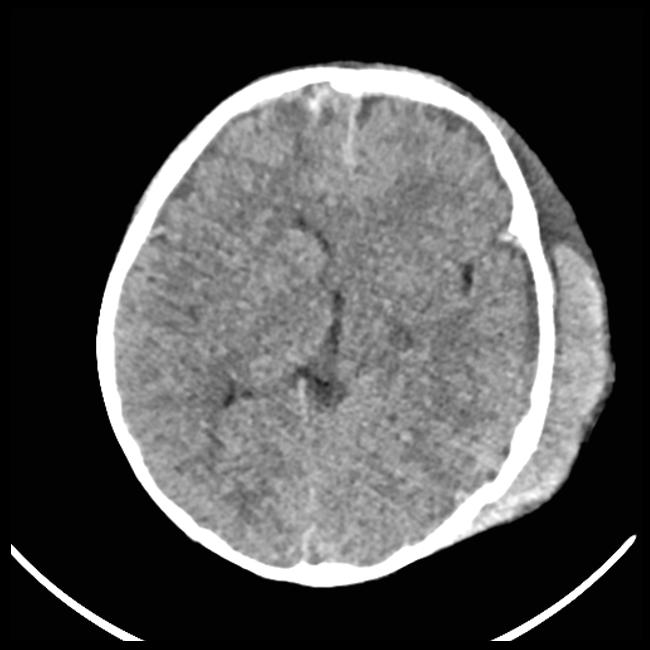
#> input picture archive(1)/computed-tomography-images-for-intracranial-hemorrhage-detection-and-segmentation-1.0.0/Patients_CT/050/brain/14.jpg, 650 x 650 px, found by its file name
$ python TumorAVC.py
#> lines starting #> are read from the running program, lines starting #| are printed output that depends on the picture; after the words box and inside, x2 and y2 are one past the last pixel; in counts of white or black regions, pixels touching at a corner belong together
#> further down, image is the input picture: shape (650, 650, 3); min 0, max 255, mean 79.2
import cv2
import numpy as np
from matplotlib import pyplot as plt


# Kmeans color segmentation
def kmeans_color_quantization(image, clusters=8, rounds=1):
#> called with clusters = 4, rounds = 1
    h, w = image.shape[:2]
#> h = 650; w = 650
    samples = np.zeros([h*w,3], dtype=np.float32)
    count = 0

    for x in range(h):
        for y in range(w):
            samples[count] = image[x][y]
            count += 1
#> after the loop, count = 422500

    compactness, labels, centers = cv2.kmeans(samples,
            clusters,
            None,
            (cv2.TERM_CRITERIA_EPS + cv2.TERM_CRITERIA_MAX_ITER, 10000, 0.0001),
            rounds,
            cv2.KMEANS_RANDOM_CENTERS)
#> compactness = 137276583.9; centers = [[157.9, 157.9, 157.9], [248.7, 248.7, 248.7], [2.24, 2.24, 2.24], [121.8, 121.8, 121.8]]

    centers = np.uint8(centers)
#> centers = [[157, 157, 157], [248, 248, 248], [2, 2, 2], [121, 121, 121]]
    res = centers[labels.flatten()]
    return res.reshape((image.shape))

file_path = "/home/shirou/Downloads/archive(1)/computed-tomography-images-for-intracranial-hemorrhage-detection-and-segmentation-1.0.0/Patients_CT/049/brain/14.jpg"
image = cv2.imread(file_path)

original = image.copy()
kmeans = kmeans_color_quantization(image, clusters=4)

# Convert to grayscale, Gaussian blur, adaptive threshold
gray = cv2.cvtColor(kmeans, cv2.COLOR_BGR2GRAY)
blur = cv2.GaussianBlur(gray, (3,3), 0)
thresh = cv2.adaptiveThreshold(blur,255,cv2.ADAPTIVE_THRESH_GAUSSIAN_C, cv2.THRESH_BINARY_INV,21,2)
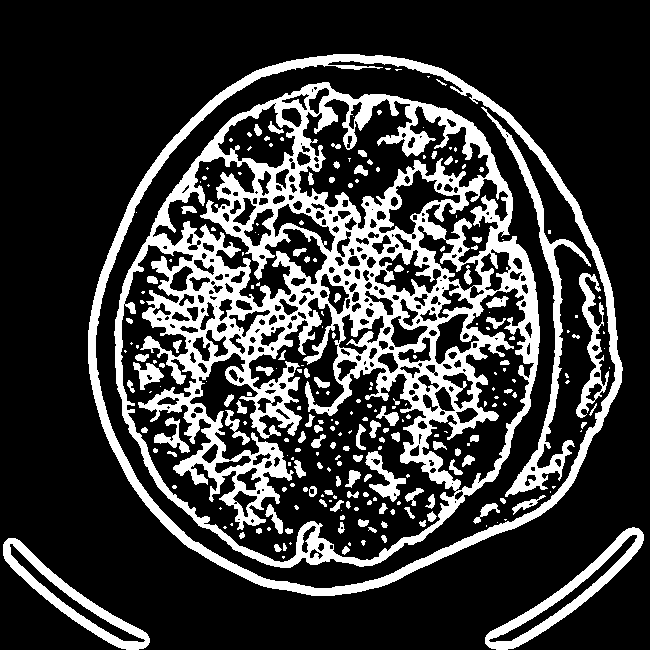
#> thresh: shape (650, 650); 23.1% white; 249 white regions (136 under 20 px)

# Draw largest enclosing circle onto a mask
mask = np.zeros(original.shape[:2], dtype=np.uint8)
cnts = cv2.findContours(thresh, cv2.RETR_EXTERNAL, cv2.CHAIN_APPROX_SIMPLE)
#> cnts = 3 contours; box (x1, y1, x2, y2) and area: (88, 54, 623, 596) 220062, (485, 527, 644, 650) 4538, (3, 538, 150, 650) 4186
cnts = cnts[0] if len(cnts) == 2 else cnts[1]
cnts = sorted(cnts, key=cv2.contourArea, reverse=True)
for c in cnts:
    ((x, y), r) = cv2.minEnclosingCircle(c)
    cv2.circle(image, (int(x), int(y)), int(r), (36, 255, 12), 2)
    cv2.circle(mask, (int(x), int(y)), int(r), 255, -1)
    break
#> this loop made 1 pass
#> (x, y, r) on pass 1: (352.1, 327.1, 274.4)
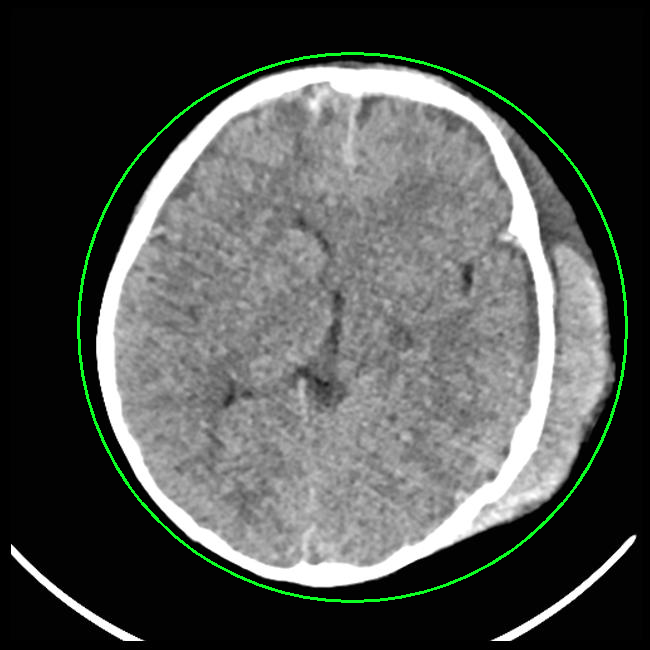
#> image: shape (650, 650, 3); 1.21% of pixels changed, all inside (x1, y1, x2, y2) = (77, 52, 628, 603)
#> mask: shape (650, 650); 55.8% white; 1 black region, box (x1, y1, x2, y2) and area: (0, 0, 650, 650) 186671

# Bitwise-and for result
result = cv2.bitwise_and(original, original, mask=mask)
result[mask==0] = (255,255,255)

result=cv2.cvtColor(result,cv2.COLOR_BGR2GRAY)
#> result: shape (650, 650)
# global thresholding
ret1,th1 = cv2.threshold(result,127,255,cv2.THRESH_BINARY)
#> th1: shape (650, 650); 81.9% white; 420 black regions (234 under 20 px), largest, box (x1, y1, x2, y2) and area: (78, 53, 627, 602) 34413, (174, 159, 387, 478) 13154, (352, 290, 504, 434) 5513

# Otsu's thresholding
ret2,th2 = cv2.threshold(result,0,255,cv2.THRESH_BINARY+cv2.THRESH_OTSU)
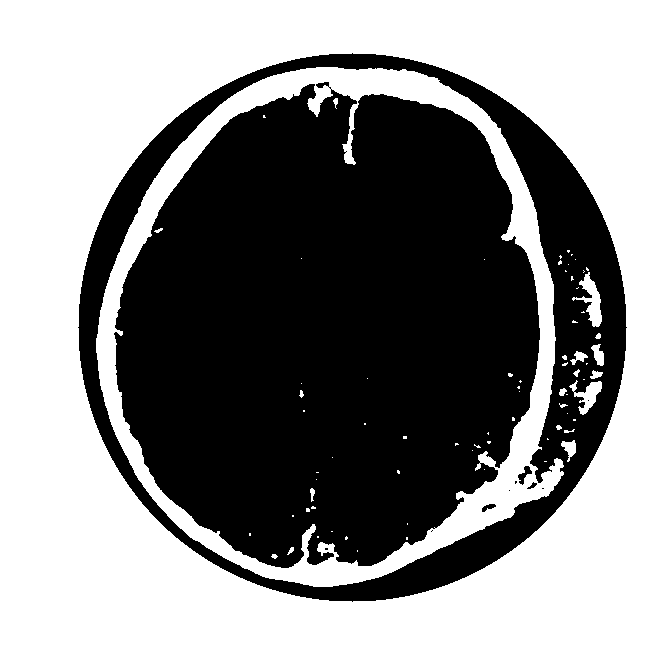
#> th2: shape (650, 650); 52.4% white; 11 black regions (6 under 20 px), largest, box (x1, y1, x2, y2) and area: (114, 82, 540, 568) 156782, (78, 53, 627, 602) 44298, (518, 466, 532, 485) 111, (482, 504, 496, 512) 60, (527, 482, 537, 489) 31
#> ret2 = 186

# Otsu's thresholding after Gaussian filtering
blur = cv2.GaussianBlur(result,(5,5),0)
ret3,th3 = cv2.threshold(blur,0,255,cv2.THRESH_BINARY+cv2.THRESH_OTSU)
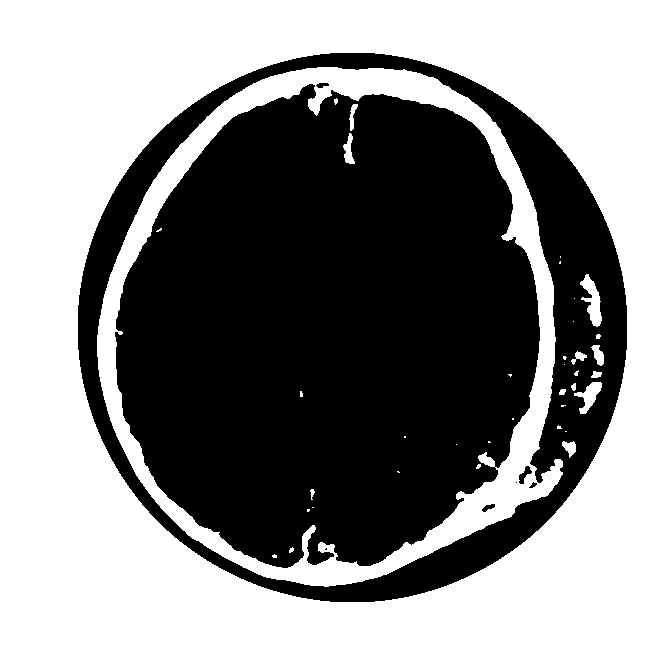
#> th3: shape (650, 650); 51.9% white; 8 black regions (2 under 20 px), largest, box (x1, y1, x2, y2) and area: (115, 84, 540, 568) 156966, (78, 53, 627, 602) 46126, (519, 466, 532, 484) 104, (482, 504, 495, 512) 56, (316, 83, 329, 88) 45, (529, 482, 537, 488) 25
#> ret3 = 187

# [16 lines of commented-out code are left out]
rows=th3.shape[0]
#> rows = 650
circles = cv2.HoughCircles(gray, cv2.HOUGH_GRADIENT, 1, rows / 8,
                            param1=100, param2=30,
                            minRadius=190, maxRadius=228)
#> circles = [[317.5, 375.5, 205.4], [347.5, 285.5, 223]]


mask= np.zeros_like(result)
if circles is not None:
    circles = np.uint16(np.around(circles))
#> circles = [[318, 376, 205], [348, 286, 223]]
    for i in circles[0, :]:
        center = (i[0], i[1])
        # circle center
        mask=cv2.circle(mask, center, 1, (0, 100, 100), 3)
        # circle outline
        radius = i[2]
        mask=cv2.circle(mask, center, radius, (255, 255, 255), -1)
#> this loop made 2 passes

result = cv2.bitwise_and(result, result, mask=mask)


# kmeans=cv2.cvtColor(result,cv2.COLOR_GRAY2BGR)
# kmeans=kmeans_color_quantization(kmeans,clusters=3)

# resultado = cv2.cvtColor(result,cv2.COLOR_BGR2GRAY)
ret,thresh = cv2.threshold(result,240,255,0)
#> thresh: shape (650, 650); 4.4% white; 6 white regions (3 under 20 px)
cv2.imshow("detectedad ", result)
contours, hierarchy = cv2.findContours(thresh,cv2.RETR_TREE,cv2.CHAIN_APPROX_SIMPLE)
#> contours = 7 contours, 4 with area under 20; largest, box (x1, y1, x2, y2) and area: (126, 68, 554, 437) 12372, (113, 368, 494, 582) 5113, (311, 101, 317, 108) 22

mask= np.zeros_like(result)
mask= cv2.drawContours(mask, contours, -1, (255,255,255), -1)
result = cv2.bitwise_not(result, result, mask=mask)
#> result: shape (650, 650); min 0, max 240, mean 55.4

ret,thresh = cv2.threshold(result,50,200,0)
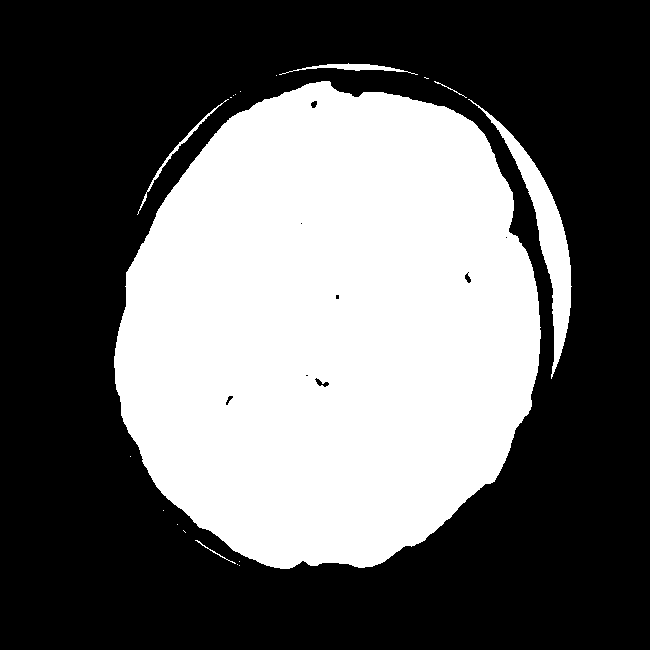
#> thresh: shape (650, 650); values 0 (black) and 200 (white), 39.3% white; 19 white regions (13 under 20 px)
cv2.imshow("detectedad ", result)
contours, hierarchy = cv2.findContours(thresh,cv2.RETR_TREE,cv2.CHAIN_APPROX_SIMPLE)
#> contours = 28 contours, 19 with area under 20; largest, box (x1, y1, x2, y2) and area: (114, 81, 541, 569) 160112, (468, 99, 572, 379) 4308, (279, 63, 418, 75) 327, (137, 99, 229, 215) 234, (314, 377, 330, 388) 68


mask= np.zeros_like(result)
mask= cv2.drawContours(mask, contours, -1, (255,255,255), 3)
#> mask: shape (650, 650); 3% white; 19 white regions (4 under 20 px), largest, box (x1, y1, x2, y2) and area: (112, 79, 543, 571) 6648, (432, 79, 574, 381) 2918, (274, 61, 420, 78) 1035
result = cv2.bitwise_not(result, result, mask=mask)
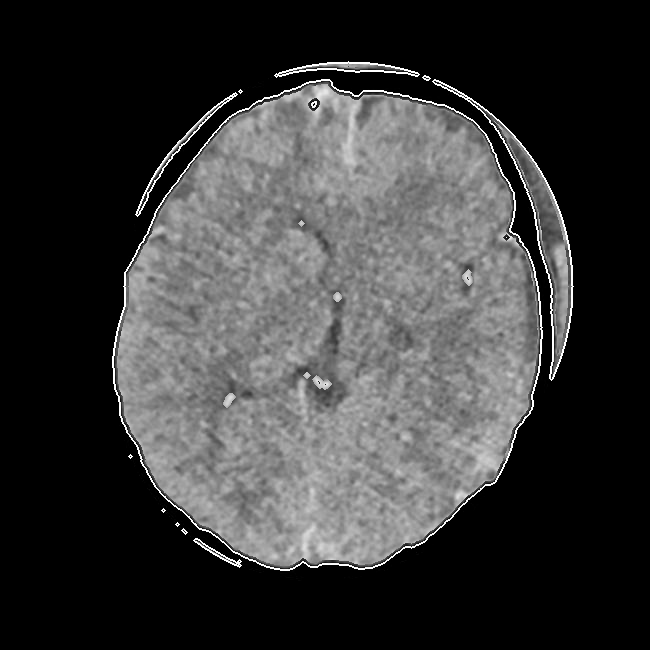
#> result: shape (650, 650); min 0, max 255, mean 57.1

mask= np.zeros_like(result)
for i,cnt in enumerate(contours):
    if hierarchy[0][i][2]== -1:
        if cv2.contourArea(cnt)>200:
            cv2.drawContours(mask, [cnt], 0, (255), -1)
#> this loop made 28 passes
#> cnt on passes 1, 2, 3, 5, 6, 7, 8, 11, 12, 13, 14, 22: [[239, 565]], [[237, 564]], [[239, 561]], [[183, 530], [185, 532]], [[177, 524]], [[163, 510]], [[130, 456]], [[230, 97], [231, 97]], [[233, 95]], [[235, 94]], [[240, 91]], [[467, 272], [468, 271], [469, 272], [468, 273]]
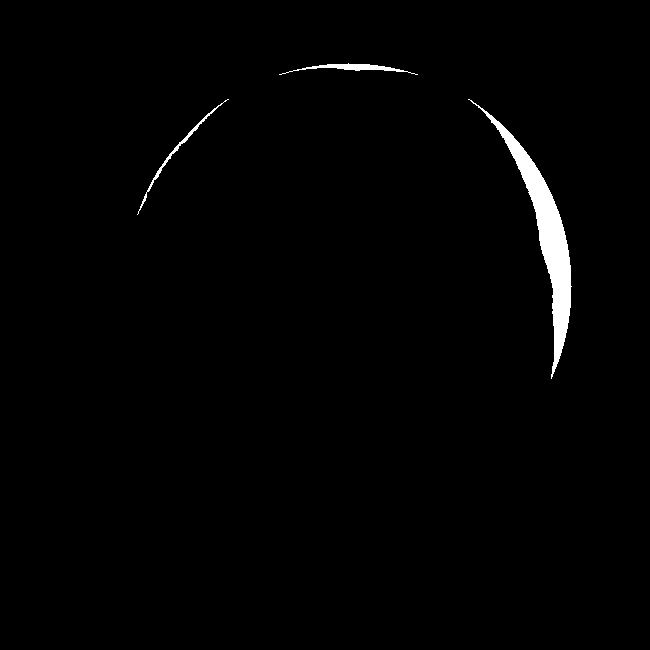
#> mask: shape (650, 650); 1.3% white; 3 white regions, box (x1, y1, x2, y2) and area: (468, 99, 572, 379) 4596, (279, 63, 418, 75) 466, (137, 99, 229, 215) 362


cv2.imshow("detected ", result)
cv2.imshow("detected circles", mask)
cv2.waitKey(0)
# [7 lines of commented-out code are left out]
